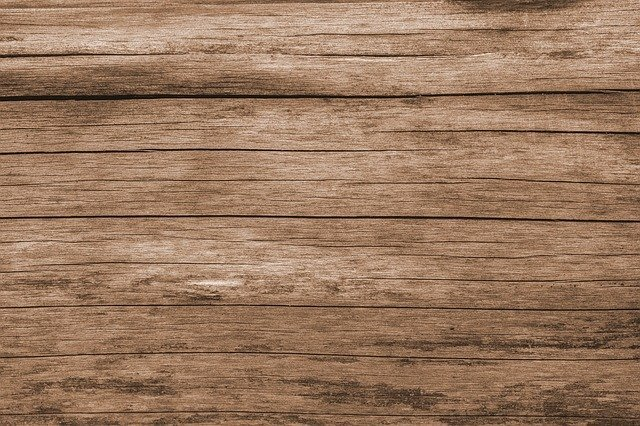
#> input picture Filters/image.jpg, 640 x 426 px
$ python filters.py
#> lines starting #> are read from the running program, lines starting #| are printed output that depends on the picture
import cv2
import numpy as np

image = cv2.imread('image.jpg')
#> image is the input picture: shape (426, 640, 3); mean B, G, R 95, 120.4, 153.9

# Print error message if image is null
if image is None:
    print('Could not read image')

# Apply identity kernel
kernel1 = np.array([[0, 0, 0],
                    [0, 1, 0],
                    [0, 0, 0]])

identity = cv2.filter2D(src=image, ddepth=-1, kernel=kernel1)

cv2.imshow('Original', image)
cv2.imshow('Identity', identity)

cv2.waitKey()
cv2.imwrite('identity.jpg', identity)
cv2.destroyAllWindows()

# Apply blurring kernel
kernel2 = np.ones((5, 5), np.float32) / 25
img = cv2.filter2D(src=image, ddepth=-1, kernel=kernel2)
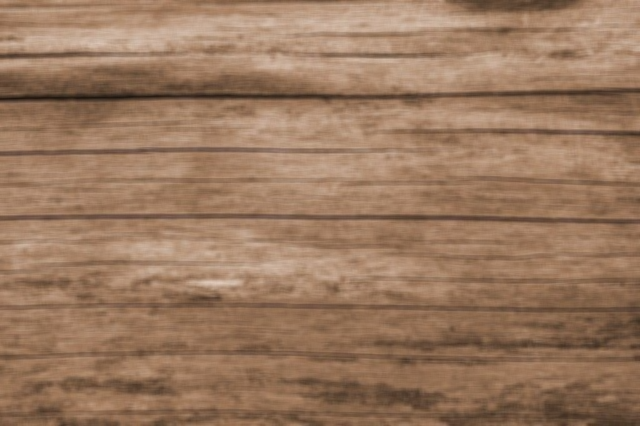
#> img: shape (426, 640, 3); mean B, G, R 95, 120.4, 153.9

cv2.imshow('Original', image)
cv2.imshow('Kernel Blur', img)

cv2.waitKey()
cv2.imwrite('blur_kernel.jpg', img)
cv2.destroyAllWindows()

img_blur = cv2.blur(src=image, ksize=(5,5)) # Using the blur function to blur an image where ksize is the kernel size

# Display using cv2.imshow()
cv2.imshow('Original', image)
cv2.imshow('Blurred', img_blur)

cv2.waitKey()
cv2.imwrite('blur.jpg', img_blur)
cv2.destroyAllWindows()

gaussian_blur = cv2.GaussianBlur(src=image, ksize=(5,5),sigmaX=0, sigmaY=0)

cv2.imshow('Original', image)
cv2.imshow('Gaussian Blurred', gaussian_blur)

cv2.waitKey()
cv2.imwrite('gaussian_blur.jpg', gaussian_blur)
cv2.destroyAllWindows()

median = cv2.medianBlur(src=image, ksize=5)

cv2.imshow('Original', image)
cv2.imshow('Median Blurred', median)

cv2.waitKey()
cv2.imwrite('median_blur.jpg', median)
cv2.destroyAllWindows()


kernel3 = np.array([[0, -1,  0],
                   [-1,  5, -1],
                    [0, -1,  0]])
sharp_img = cv2.filter2D(src=image, ddepth=-1, kernel=kernel3)
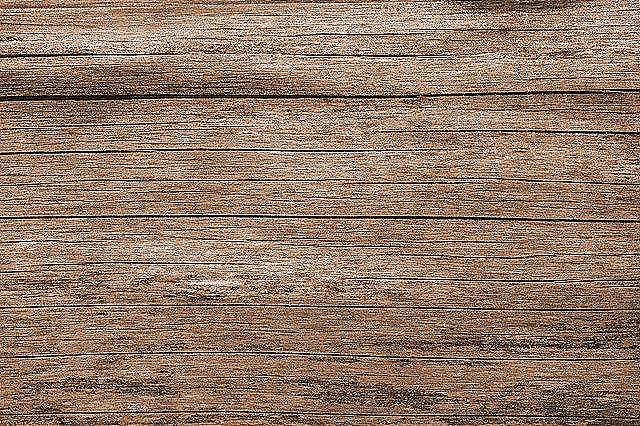
#> sharp_img: shape (426, 640, 3); mean B, G, R 103.3, 123.4, 149.6

cv2.imshow('Original', image)
cv2.imshow('Sharpened', sharp_img)

cv2.waitKey()
cv2.imwrite('sharp_image.jpg', sharp_img)
cv2.destroyAllWindows()

bilateral_filter = cv2.bilateralFilter(src=image, d=9, sigmaColor=75, sigmaSpace=75)

cv2.imshow('Original', image)
cv2.imshow('Bilateral Filtering', bilateral_filter)

cv2.waitKey(0)
cv2.imwrite('bilateral_filtering.jpg', bilateral_filter)
cv2.destroyAllWindows()
